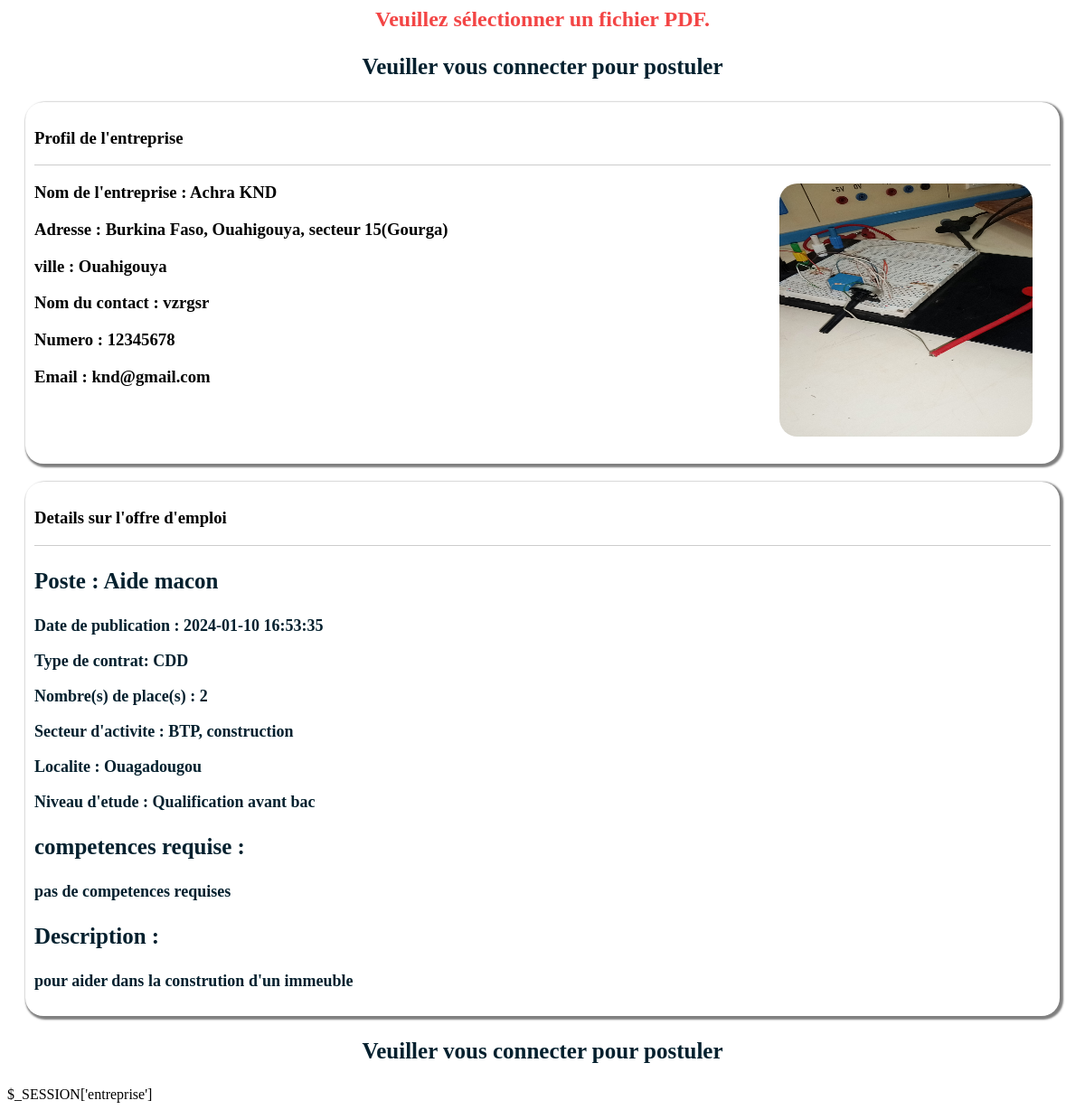
Screenshot of /PHP/voirPlus.php?id=1 with the database file from the repository.
### tables this page shows
CREATE TABLE `emploi` (
  `id_emploi` int NOT NULL,
  `id_entreprise` int NOT NULL,
  `poste` varchar(250) NOT NULL,
  `contrat` varchar(250) NOT NULL,
  `nombre` int NOT NULL,
  `Description` longtext NOT NULL,
  `competence` text NOT NULL,
  `localite` varchar(250) NOT NULL,
  `image` varchar(250) NOT NULL,
  `secteur_activite` varchar(250) NOT NULL,
  `niveau` varchar(250) NOT NULL,
  `date_publication` timestamp NULL DEFAULT CURRENT_TIMESTAMP,
  `date_modification` timestamp NULL DEFAULT CURRENT_TIMESTAMP,
  `views` int DEFAULT '0'
);

CREATE TABLE `entreprise` (
  `id_entreprise` int NOT NULL,
  `nom_entreprise` varchar(255) DEFAULT NULL,
  `adresse_entreprise` varchar(250) DEFAULT NULL,
  `email_entreprise` varchar(250) DEFAULT NULL,
  `password_entreprise` varchar(250) DEFAULT NULL,
  `logo_entreprise` varchar(250) DEFAULT NULL,
  `site` varchar(250) DEFAULT NULL,
  `ville` varchar(250) DEFAULT NULL,
  `code_postal` int DEFAULT NULL,
  `nom` varchar(250) DEFAULT NULL,
  `prenom` varchar(250) DEFAULT NULL,
  `fonction` varchar(250) DEFAULT NULL,
  `numero` int DEFAULT NULL
);

### PHP/voirPlus.php (the view, shortened to what this page needs)
<?php
$serveur = "localhost";
$nomUtilisateur = "test";
$motDePasse = "MyP@ssw0rd123";
$nomBaseDeDonnees = "emploi";
$conn = mysqli_connect($serveur, $nomUtilisateur, $motDePasse, $nomBaseDeDonnees)
or die("La connexion à la base de données a échoué : " . mysqli_connect_error());
$id = (int)$_GET['id'] ;
$entreprises = mysqli_query($conn, "SELECT emploi.*, entreprise.*
FROM emploi
JOIN entreprise ON emploi.id_entreprise = entreprise.id_entreprise
WHERE id_emploi = {$id}");
$entreprise = $entreprises->fetch_assoc();
$id_entreprise = isset($_SESSION['entreprise']) ? (int)$_SESSION['entreprise'] : null;
$id_candidat = isset($_SESSION['candidat']) ? (int)$_SESSION['candidat'] : null;
if (isset($_POST["envoyer"])) {
    $deja = mysqli_query($conn, "SELECT * FROM postuler where id_emploi = {$id} and id_candidat = {$id_candidat}");
    if (mysqli_num_rows($deja)>0) {
        $erreur = "Vous ne pouvez pas postuler a cette offre d'emploi car vous avez deja postuler";
    } elseif ($_FILES['cv']['type'] == 'application/pdf') {
            $nomFichier = basename($_FILES['cv']['name']);
            $tmp_name = $_FILES['cv']['tmp_name'];
            $deplace = move_uploaded_file($tmp_name, "CV/" . $nomFichier);
            if ($deplace) {
                    $insert = mysqli_query($conn, "INSERT INTO postuler(id_emploi, id_candidat, id_entreprise, cv)
                    VALUES({$id}, {$id_candidat}, {$id_entreprise}, '{$nomFichier}')");
                }
            } else {
                $erreur = "Erreur lors du téléversement du fichier.";
            }
        } else {
            $erreur = "Veuillez sélectionner un fichier PDF.";
    }
?>
<?= isset($erreur) ?  "<h2 style=\"text-align:center;\">$erreur</h2>" : null ?>
<?php if(isset($_SESSION['candidat'])): ?>
    <div class="btn">
        <button onclick="afficherModal()">Postuler</button>
    </div>
<?php elseif(isset($_SESSION['entreprise'])): ?>
    <p class="titre" style="text-align: center;">Vous ne pouver pas postuler a une offre d'emploi.</p>
    <p class="titre" style="text-align: center;">veuillez vous incrire en tant que candidat pour postuler</p>
<?php else: ?>
    <p class="titre" style="text-align: center;">Veuiller vous connecter pour postuler</p>
<?php endif;?>
<div class="border">
    <div class="head">
        <h3>Profil de l'entreprise</h3>
    </div>
    <div class="flex">
    <div class="bottom">
        <h3>Nom de l'entreprise : <?=  $entreprise['nom_entreprise'] ?></h3>
        <h3>Adresse : <?=  $entreprise['adresse_entreprise'] ?></h3>
        <h3>ville : <?=  $entreprise['ville'] ?></h3>
        <h3>Nom du contact : <?=  $entreprise['prenom'] ?></h3>
        <h3>Numero : <?=  $entreprise['numero'] ?></h3>
        <h3>Email : <?=  $entreprise['email_entreprise'] ?></h3>
    </div>
    <div class="bottom">
        <img src="../image/<?=  $entreprise['logo_entreprise'] ?>" alt="">
    </div>
    </div>
</div>
<div class="border">
    <div class="head">
       <h3> Details sur l'offre d'emploi</h3>
    </div>
   <div class="flex">
   <div class="bottom">
        <p class="titre">
        Poste : <?=  $entreprise['poste'] ?>
        </p>
        <p class="soustitre">Date de publication : <?=  $entreprise['date_publication'] ?></p>
        <p class="soustitre">Type de contrat:  <?=  $entreprise['contrat'] ?></p>
        <p class="soustitre">Nombre(s) de place(s) : <?=  $entreprise['nombre'] ?></p>
        <p class="soustitre">Secteur d'activite : <?=  $entreprise['secteur_activite'] ?></p>
        <p class="soustitre">Localite : <?=  $entreprise['localite'] ?></p>
        <p class="soustitre">Niveau d'etude :  <?=  $entreprise['niveau'] ?></p>
        <p class="titre">competences requise : </p>
        <p class="soustitre"> <?=  $entreprise['competence'] ?></p>
        <p class="titre">Description : </p>
        <p class="soustitre"><?=  $entreprise['Description'] ?></p>
    </div>
   </div>
</div>
<?php if(isset($_SESSION['candidat'])): ?>
    <div class="btn">
        <button onclick="afficherModal()">Postuler</button>
    </div>
<?php elseif(isset($_SESSION['entreprise'])): ?>
    <p class="titre" style="text-align: center;">Vous ne pouver pas postuler a une offre d'emploi.</p>
    <p class="titre" style="text-align: center;">veuillez vous incrire en tant que candidat pour postuler</p>
<?php else: ?>
    <p class="titre" style="text-align: center;">Veuiller vous connecter pour postuler</p>
<?php endif;?>$_SESSION['entreprise']

### PHP/voirPlus.php (style rules this page uses)
.border { background-color: #fff; box-shadow: 2px 2px 2px 2px rgba(0,0,0,.5); padding: 10px; margin: 20px; border-radius: 20px; }
.flex { display: flex; justify-content: space-between; }
.head { border-bottom: 1px solid #ccc; }
h2 { color: #f34545; }
img { width: 280px; height: 280px; border-radius: 20px; margin: 20px; }
.titre { font-size: 25px; color: #04202e; font-weight: 600; }
.soustitre { font-size: 18px; color: #04202e; font-weight: 600; }

### rows the page displays
emploi: id_entreprise.nom_entreprise "Achra KND", id_entreprise.adresse_entreprise "Burkina Faso, Ouahigouya, secteur 15(Gourga)", id_entreprise.ville "Ouahigouya", id_entreprise.prenom "vzrgsr", id_entreprise.numero "12345678", id_entreprise.email_entreprise "knd@gmail.com", id_entreprise.logo_entreprise (picture), poste "Aide macon", date_publication "2024-01-10 16:53:35", contrat "CDD", nombre "2", secteur_activite "BTP, construction", localite "Ouagadougou", niveau "Qualification avant bac", competence "pas de competences requises", Description "pour aider dans la constrution d'un immeuble"

### other values shown
$erreur "Veuillez sélectionner un fichier PDF."
